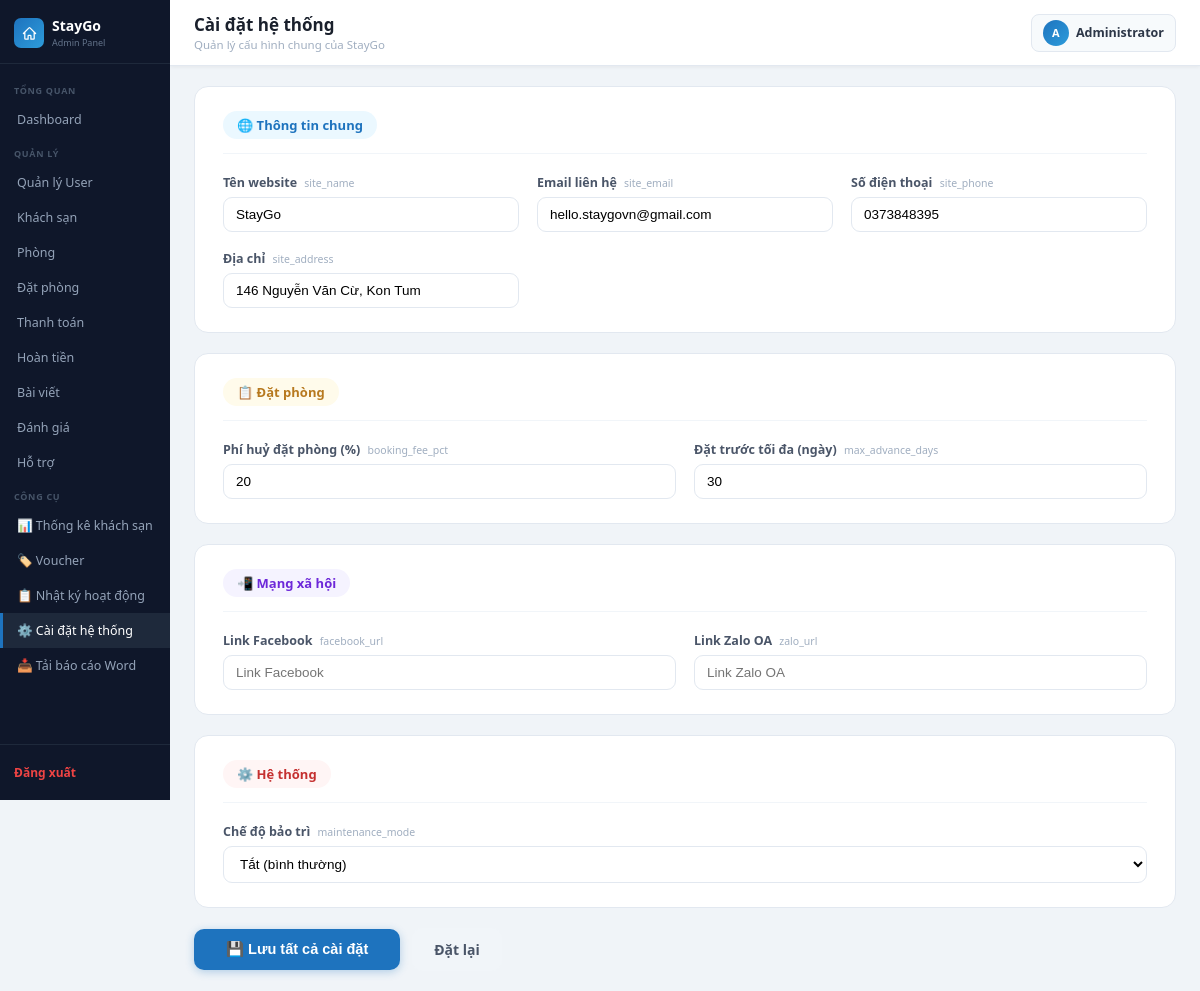
/admin_lvhuy_kontum/site_settings.php (signed in), run on the app's committed database.
### tables this page shows
CREATE TABLE `site_settings` (
  `id` int(11) NOT NULL,
  `key` varchar(80) NOT NULL,
  `value` text DEFAULT NULL,
  `label` varchar(120) NOT NULL DEFAULT '',
  `group_name` varchar(60) NOT NULL DEFAULT 'general',
  `updated_at` timestamp NOT NULL DEFAULT current_timestamp() ON UPDATE current_timestamp()
);

### admin_lvhuy_kontum/site_settings.php (the view, shortened to what this page needs)
<?php
include("../config/database.php");
$key_labels = [
    'site_name'        => 'Tên website',
    'site_email'       => 'Email liên hệ',
    'site_phone'       => 'Số điện thoại',
    'site_address'     => 'Địa chỉ',
    'facebook_url'     => 'Link Facebook',
    'zalo_url'         => 'Link Zalo OA',
    'booking_fee_pct'  => 'Phí huỷ đặt phòng (%)',
    'max_advance_days' => 'Đặt trước tối đa (ngày)',
    'maintenance_mode' => 'Chế độ bảo trì',
];
$group_order = ['general', 'booking', 'social', 'system'];
$group_labels = [
    'general' => ['🌐 Thông tin chung', '#1e73be', '#ebf8ff'],
    'social'  => ['📲 Mạng xã hội',    '#6d28d9', '#f5f3ff'],
    'booking' => ['📋 Đặt phòng',      '#b7791f', '#fffbeb'],
    'system'  => ['⚙️ Hệ thống',       '#c53030', '#fff5f5'],
];
$bool_keys = ['maintenance_mode'];
$rows_raw = $conn->query("SELECT * FROM site_settings ORDER BY id")->fetch_all(MYSQLI_ASSOC);
$settings = [];
foreach ($rows_raw as $r) {
    $r['label'] = $key_labels[$r['key']] ?? $r['key'];
    $settings[$r['group_name']][$r['key']] = $r;
}
$settings_ordered = [];
foreach ($group_order as $g) {
    if (isset($settings[$g])) $settings_ordered[$g] = $settings[$g];
}
$settings = $settings_ordered;
include("../includes/admin_header.php");
?>
<form method="POST">
<?php foreach ($settings as $grp => $items):
    $gl = $group_labels[$grp] ?? ["📁 $grp", '#718096', '#f7fafc'];
?>
<div style="background:#fff;border-radius:14px;border:1.5px solid #e2e8f0;padding:24px 28px;margin-bottom:20px">
    <div style="display:flex;align-items:center;gap:10px;margin-bottom:20px;padding-bottom:14px;border-bottom:1px solid #f1f5f9">
        <span style="padding:5px 14px;border-radius:20px;font-size:13px;font-weight:700;color:<?= $gl[1] ?>;background:<?= $gl[2] ?>">
            <?= $gl[0] ?>
        </span>
    </div>
    <div style="display:grid;grid-template-columns:repeat(auto-fit,minmax(280px,1fr));gap:18px">
    <?php foreach ($items as $key => $row):
        $val = htmlspecialchars($row['value'] ?? '');
        $lbl = htmlspecialchars($row['label']);
    ?>
    <div>
        <label style="font-size:12.5px;font-weight:700;color:#4a5568;display:block;margin-bottom:6px">
            <?= $lbl ?>
            <span style="font-size:10.5px;color:#a0aec0;font-weight:400;margin-left:4px"><?= htmlspecialchars($key) ?></span>
        </label>
        <?php if (in_array($key, $bool_keys)): ?>
        <select name="<?= htmlspecialchars($key) ?>"
            style="width:100%;padding:9px 12px;border:1.5px solid #e2e8f0;border-radius:9px;font-size:13.5px;background:#fff">
            <option value="0" <?= ($row['value'] == '0') ? 'selected' : '' ?>>Tắt (bình thường)</option>
        </select>
        <?php else: ?>
        <input type="<?= is_numeric($row['value']) ? 'text' : 'text' ?>"
               name="<?= htmlspecialchars($key) ?>"
               value="<?= $val ?>"
               style="width:100%;padding:9px 12px;border:1.5px solid #e2e8f0;border-radius:9px;font-size:13.5px;box-sizing:border-box"
               placeholder="<?= $lbl ?>">
        <?php endif; ?>
    </div>
    <?php endforeach; ?>
    </div>
</div>
<?php endforeach; ?>
<div style="display:flex;gap:12px;align-items:center;margin-top:8px">
    <button type="submit"
        style="padding:12px 32px;background:#1e73be;color:#fff;border:none;border-radius:10px;font-size:14.5px;font-weight:700;cursor:pointer;box-shadow:0 2px 8px rgba(30,115,190,.3)"
        onmouseover="this.style.background='#1558a8'" onmouseout="this.style.background='#1e73be'">
        💾 Lưu tất cả cài đặt
    </button>
    <a href="site_settings.php"
       style="padding:12px 22px;background:#f1f5f9;color:#4a5568;border-radius:10px;font-size:14px;font-weight:600;text-decoration:none">
        Đặt lại
    </a>
</div>
</form>
<?php include("../includes/admin_footer.php"); ?>

### assets/css/admin.css (style rules this page uses)
*, *::before, *::after { box-sizing: border-box; margin: 0; padding: 0; }
body { font-family: 'Segoe UI', Arial, sans-serif; background: #f0f4f8; color: #1a202c; }

### data on the page
site_settings: label "Tên website", key "site_name", site_name "StayGo"
site_settings: label "Email liên hệ", key "site_email", site_email "hello.staygovn@gmail.com"
site_settings: label "Số điện thoại", key "site_phone", site_phone "0373848395"
site_settings: label "Địa chỉ", key "site_address", site_address "146 Nguyễn Văn Cừ, Kon Tum"
site_settings: lbl "Phí huỷ đặt phòng (%)", key "booking_fee_pct", booking_fee_pct "20"
site_settings: label "Đặt trước tối đa (ngày)", key "max_advance_days", max_advance_days "30"
site_settings: label "Link Facebook", key "facebook_url", facebook_url "Link Facebook"
site_settings: label "Link Zalo OA", key "zalo_url", zalo_url "Link Zalo OA"
site_settings: label "Chế độ bảo trì", key "maintenance_mode", maintenance_mode "Tắt (bình thường)"

### other printed values
$page_title "Cài đặt hệ thống"
$page_subtitle "Quản lý cấu hình chung của StayGo"
$admin_avatar "A"
$admin_name "Administrator"
$gl[0] "🌐 Thông tin chung"
$gl[0] "📋 Đặt phòng"
$gl[0] "📲 Mạng xã hội"
$gl[0] "⚙️ Hệ thống"
